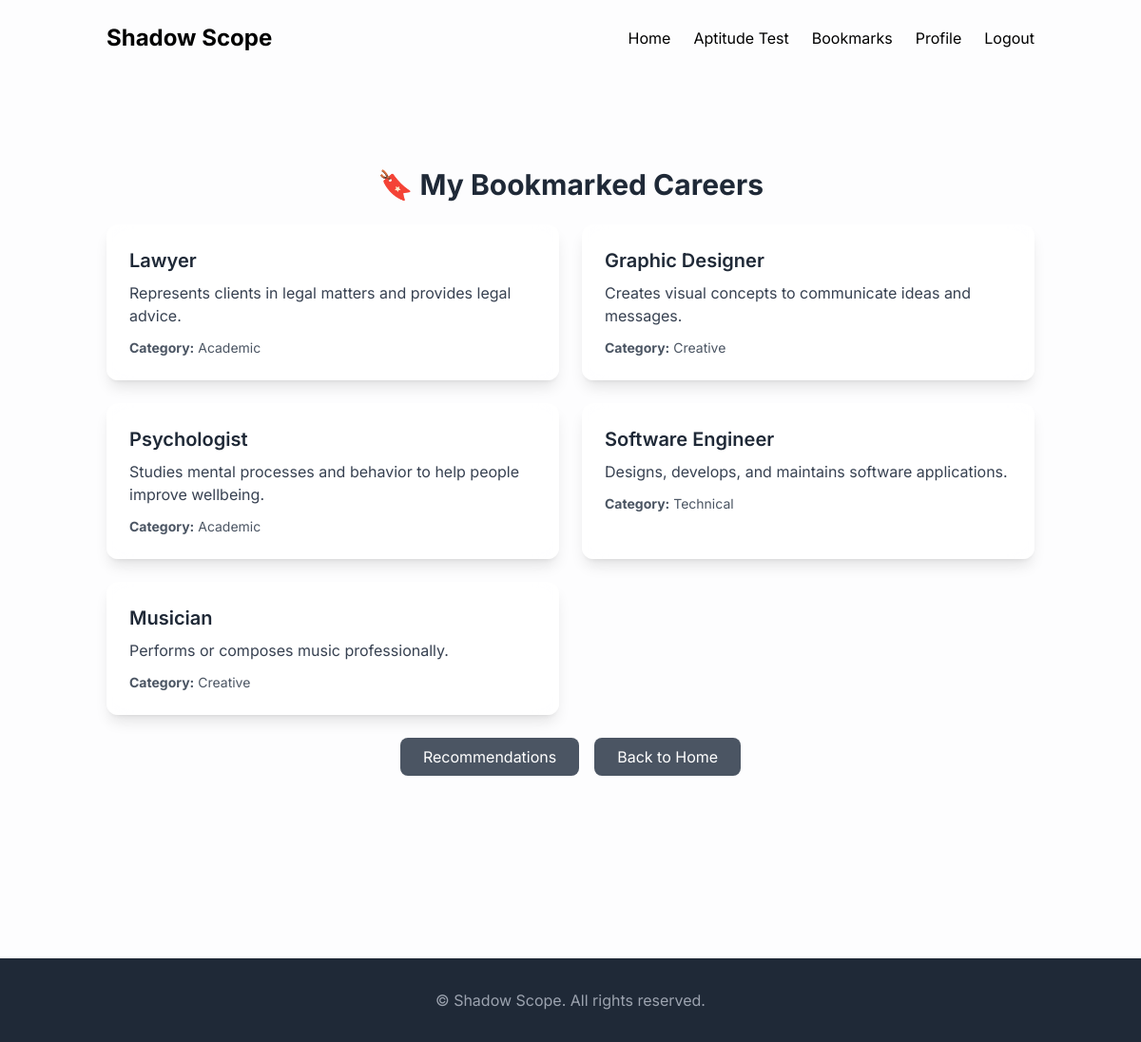
Page /careers/bookmarks/ (signed in) on the committed database.
### careers/models.py (models this page shows, shortened)
class CareerBookmark(models.Model):
    user = models.ForeignKey(User, on_delete=models.CASCADE, related_name="bookmarks")
    career = models.ForeignKey(Career, on_delete=models.CASCADE, related_name="bookmarked_by")
    created_at = models.DateTimeField(auto_now_add=True)
    class Meta:
        unique_together = ("user", "career")
        verbose_name = "Career Bookmark"
        verbose_name_plural = "Career Bookmarks"

class Career(models.Model):
    class Category(models.TextChoices):
        ACADEMIC = "ACADEMIC", "Academic"
        TECHNICAL = "TECHNICAL", "Technical"
        VOCATIONAL = "VOCATIONAL", "Vocational"
        CREATIVE = "CREATIVE", "Creative"
    title = models.CharField(max_length=200, unique=True)
    category = models.CharField(max_length=20, choices=Category.choices)
    description = models.TextField()
    skills_required = models.TextField(blank=True)
    education_pathway = models.TextField(blank=True)
    salary_min = models.PositiveIntegerField(null=True, blank=True)
    salary_max = models.PositiveIntegerField(null=True, blank=True)
    interests = models.ManyToManyField(Interest, related_name="careers", blank=True)
    is_active = models.BooleanField(default=True)

### careers/views.py (the view)
# urls.py: path("bookmarks/", views.bookmarked_careers, name="bookmarked_careers"),
@login_required
def bookmarked_careers(request):
    bookmarks = CareerBookmark.objects.filter(user=request.user).select_related("career")
    return render(request, "careers/bookmarks.html", {"bookmarks": bookmarks})

### templates/careers/bookmarks.html (shortened to what this page needs)
{% extends "base.html" %}
{% block content %}
<div class="max-w-5xl mx-auto mt-12 space-y-6">
  <h2 class="text-3xl font-bold text-gray-800 mb-6 text-center">🔖 My Bookmarked Careers</h2>
  {% if bookmarks %}
    <div class="grid md:grid-cols-2 gap-6">
      {% for bm in bookmarks %}
        <div class="bg-white bg-opacity-70 backdrop-blur-md rounded-xl shadow-lg p-6 hover:shadow-xl transition">
          <h3 class="text-xl font-semibold text-gray-800 mb-2">{{ bm.career.title }}</h3>
          <p class="text-gray-700 mb-3">{{ bm.career.description }}</p>
          <p class="text-sm text-gray-600">
            <strong>Category:</strong> {{ bm.career.get_category_display }}
          </p>
        </div>
      {% endfor %}
    </div>
  {% else %}
    <p class="text-center text-gray-600 mt-6">
      You have not bookmarked any careers yet.
    </p>
  {% endif %}
  <div class="flex justify-center gap-4 mt-8">
    <a href="{% url 'career_recommendations' %}"
       class="bg-gray-600 text-white py-2 px-6 rounded-lg hover:bg-orange-600 transition">
      Recommendations
    </a>
    <a href="{% url 'home' %}"
       class="bg-gray-600 text-white py-2 px-6 rounded-lg hover:bg-orange-600 transition">
      Back to Home
    </a>
  </div>
</div>
{% endblock %}

### templates/base.html (shortened to what this page needs)
<!DOCTYPE html>
<html lang="en">
<head>
  {% load static %}
  <script src="https://cdn.tailwindcss.com"></script>
</head>
<body class="bg-gray-50">
  <video class="video-bg" autoplay muted loop playsinline>
    <source src="{% static 'videos/video.mp4' %}" type="video/mp4">
    <source src="{% static 'videos/video.ogg' %}" type="video/ogg">
  </video>
  <div class="overlay"></div>
  <div class="content-wrapper">
    <header class="gradient-bg text-black relative">
  <div class="container mx-auto px-6 py-6 flex justify-between items-center">
    <h1 class="text-2xl font-bold">Shadow Scope</h1>
    <nav class="hidden md:flex space-x-6">
      <a href="{% url 'home' %}" class="hover:text-orange-500">Home</a>
      <a href="{% url 'take_test' %}" class="hover:text-orange-500">Aptitude Test</a>
      <a href="{% url 'bookmarked_careers' %}" class="hover:text-orange-500">Bookmarks</a>
      {% if user.is_authenticated %}
        <a href="{% url 'view_profile' %}" class="hover:text-orange-500">Profile</a>
        <a href="{% url 'logout' %}" class="hover:text-orange-500">Logout</a>
      {% else %}
        <a href="{% url 'login' %}" class="hover:text-orange-500">Login</a>
        <a href="{% url 'signup' %}" class="hover:text-orange-500">Sign Up</a>
      {% endif %}
    </nav>
  </div>
</header>
    <main class="container mx-auto px-6 py-12">
      {% block content %}{% endblock %}
    </main>
    {% if user.is_authenticated %}
    <br><br><br>
    <br>
     {% else %}
    <br><br><br>
    <br><br><br>
    <br><br><br>
    <br><br>
    {% endif %}
    <footer class="bg-gray-800 text-white py-8 mt-12 relative">
      <div class="container mx-auto px-6 text-center text-gray-400">
        <p>&copy; {{ now|date:"Y" }} Shadow Scope. All rights reserved.</p>
      </div>
    </footer>
  </div>
</body>
</html>

### templates/base.html (style rules this page uses)
body { font-family: 'Inter', sans-serif; }
.overlay { position: fixed; top: 0; left: 0; width: 100%; height: 100%; background: rgba(255,255,255,0.7); z-index: 1; }
.video-bg { position: fixed; top: 0; left: 0; width: 100%; height: 100%; object-fit: cover; z-index: 0; }
.content-wrapper { position: relative; z-index: 2; }

### rows in the picture
CareerBookmark: career "Lawyer", career.description "Represents clients in legal matters and provides legal advice.", career.category "Academic"
CareerBookmark: career "Graphic Designer", career.description "Creates visual concepts to communicate ideas and messages.", career.category "Creative"
CareerBookmark: career "Psychologist", career.description "Studies mental processes and behavior to help people improve wellbeing.", career.category "Academic"
CareerBookmark: career "Software Engineer", career.description "Designs, develops, and maintains software applications.", career.category "Technical"
CareerBookmark: career "Musician", career.description "Performs or composes music professionally.", career.category "Creative"
